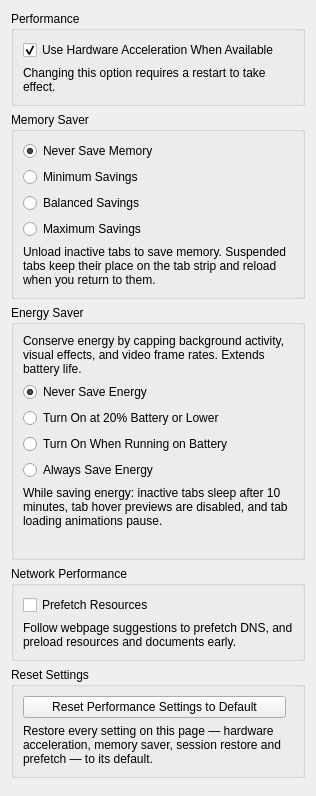
     <widget class="QWidget" name="tab_performance">
      <layout class="QVBoxLayout" name="performancePageLayout">
       <item>
        <widget class="QGroupBox" name="performanceGroupBox">
         <property name="title">
          <string>Performance</string>
         </property>
         <layout class="QVBoxLayout" name="performanceGroupLayout">
          <item>
           <widget class="QCheckBox" name="hardwareAccel">
            <property name="toolTip">
             <string>Render pages on the GPU. Turned off, Arora adds --disable-gpu to the engine flags — the switch latches at startup, so the change takes effect on the next launch.</string>
            </property>
            <property name="text">
             <string>Use Hardware Acceleration When Available</string>
            </property>
            <property name="checked">
             <bool>true</bool>
            </property>
           </widget>
          </item>
          <item>
           <widget class="QLabel" name="hardwareAccelNote">
            <property name="text">
             <string>Changing this option requires a restart to take effect.</string>
            </property>
            <property name="wordWrap">
             <bool>true</bool>
            </property>
           </widget>
          </item>
         </layout>
        </widget>
       </item>
       <item>
        <widget class="QGroupBox" name="memorySaverGroupBox">
         <property name="title">
          <string>Memory Saver</string>
         </property>
         <layout class="QVBoxLayout" name="memorySaverLayout">
          <item>
           <widget class="QRadioButton" name="memorySaverNever">
            <property name="text">
             <string>Never Save Memory</string>
            </property>
            <property name="checked">
             <bool>true</bool>
            </property>
           </widget>
          </item>
          <item>
           <widget class="QRadioButton" name="memorySaverMinimum">
            <property name="toolTip">
             <string>Unload tabs after 60 minutes idle.</string>
            </property>
            <property name="text">
             <string>Minimum Savings</string>
            </property>
           </widget>
          </item>
          <item>
           <widget class="QRadioButton" name="memorySaverBalanced">
            <property name="toolTip">
             <string>Unload tabs after 30 minutes idle.</string>
            </property>
            <property name="text">
             <string>Balanced Savings</string>
            </property>
           </widget>
          </item>
          <item>
           <widget class="QRadioButton" name="memorySaverMaximum">
            <property name="toolTip">
             <string>Unload tabs after 10 minutes idle.</string>
            </property>
            <property name="text">
             <string>Maximum Savings</string>
            </property>
           </widget>
          </item>
          <item>
           <widget class="QLabel" name="memorySaverNote">
            <property name="text">
             <string>Unload inactive tabs to save memory. Suspended tabs keep their place on the tab strip and reload when you return to them.</string>
            </property>
            <property name="wordWrap">
             <bool>true</bool>
            </property>
           </widget>
          </item>
         </layout>
        </widget>
       </item>
       <item>
        <layout class="QVBoxLayout" name="energySaverLayout">
         <item>
          <widget class="QGroupBox" name="energySaverGroupBox">
           <property name="title">
            <string>Energy Saver</string>
           </property>
           <layout class="QVBoxLayout" name="energySaverGroupLayout">
            <item>
             <widget class="QLabel" name="energySaverIntro">
              <property name="text">
               <string>Conserve energy by capping background activity, visual effects, and video frame rates. Extends battery life.</string>
              </property>
              <property name="wordWrap">
               <bool>true</bool>
              </property>
             </widget>
            </item>
            <item>
             <widget class="QRadioButton" name="energySaverNever">
              <property name="text">
               <string>Never Save Energy</string>
              </property>
              <property name="checked">
               <bool>true</bool>
              </property>
             </widget>
            </item>
            <item>
             <widget class="QRadioButton" name="energySaverLowBattery">
              <property name="text">
               <string>Turn On at 20% Battery or Lower</string>
              </property>
             </widget>
            </item>
            <item>
             <widget class="QRadioButton" name="energySaverOnBattery">
              <property name="text">
               <string>Turn On When Running on Battery</string>
              </property>
             </widget>
            </item>
            <item>
             <widget class="QRadioButton" name="energySaverAlways">
              <property name="text">
               <string>Always Save Energy</string>
              </property>
             </widget>
            </item>
            <item>
             <widget class="QLabel" name="energySaverBehavior">
              <property name="text">
               <string>While saving energy: inactive tabs sleep after 10 minutes, tab hover previews are disabled, and tab loading animations pause.</string>
              </property>
              <property name="wordWrap">
               <bool>true</bool>
              </property>
             </widget>
            </item>
            <item>
             <widget class="QLabel" name="energySaverStatus">
              <property name="text">
               <string/>
              </property>
              <property name="wordWrap">
               <bool>true</bool>
              </property>
             </widget>
            </item>
           </layout>
          </widget>
         </item>
        </layout>
       </item>
       <item>
        <widget class="QGroupBox" name="networkPerfGroupBox">
         <property name="title">
          <string>Network Performance</string>
         </property>
         <layout class="QVBoxLayout" name="networkPerfLayout">
          <item>
           <widget class="QCheckBox" name="prefetchResources">
            <property name="toolTip">
             <string>Allow prefetch and prerender hints (&lt;link rel=prefetch&gt;). Leaving this off drops connections to sites a link merely points at — pages you may never visit.</string>
            </property>
            <property name="text">
             <string>Prefetch Resources</string>
            </property>
           </widget>
          </item>
          <item>
           <widget class="QLabel" name="prefetchResourcesNote">
            <property name="text">
             <string>Follow webpage suggestions to prefetch DNS, and preload resources and documents early.</string>
            </property>
            <property name="wordWrap">
             <bool>true</bool>
            </property>
           </widget>
          </item>
         </layout>
        </widget>
       </item>
       <item>
        <widget class="QGroupBox" name="resetPerformanceGroupBox">
         <property name="title">
          <string>Reset Settings</string>
         </property>
         <layout class="QVBoxLayout" name="resetPerformanceLayout">
          <item>
           <layout class="QHBoxLayout" name="resetPerformanceButtonLayout">
            <item>
             <widget class="QPushButton" name="resetPerformanceButton">
              <property name="text">
               <string>Reset Performance Settings to Default</string>
              </property>
             </widget>
            </item>
            <item>
             <spacer name="resetPerformanceSpacer">
              <property name="orientation">
               <enum>Qt::Horizontal</enum>
              </property>
             </spacer>
            </item>
           </layout>
          </item>
          <item>
           <widget class="QLabel" name="resetPerformanceNote">
            <property name="text">
             <string>Restore every setting on this page — hardware acceleration, memory saver, session restore and prefetch — to its default.</string>
            </property>
            <property name="wordWrap">
             <bool>true</bool>
            </property>
           </widget>
          </item>
         </layout>
        </widget>
       </item>
       <item>
        <spacer name="performancePageSpacer">
         <property name="orientation">
          <enum>Qt::Vertical</enum>
         </property>
        </spacer>
       </item>
      </layout>
     </widget>
